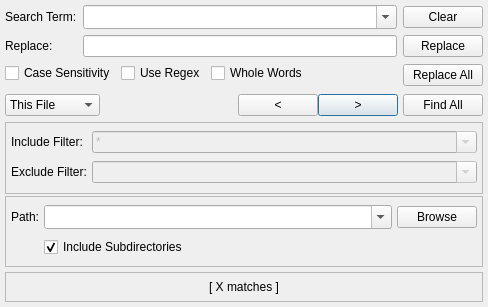
<?xml version="1.0" encoding="UTF-8"?>
<ui version="4.0">
 <class>gams::studio::search::SearchDialog</class>
 <widget class="QDialog" name="gams::studio::search::SearchDialog">
  <property name="geometry">
   <rect>
    <x>0</x>
    <y>0</y>
    <width>488</width>
    <height>307</height>
   </rect>
  </property>
  <property name="sizePolicy">
   <sizepolicy hsizetype="Preferred" vsizetype="Preferred">
    <horstretch>0</horstretch>
    <verstretch>0</verstretch>
   </sizepolicy>
  </property>
  <property name="minimumSize">
   <size>
    <width>0</width>
    <height>0</height>
   </size>
  </property>
  <property name="windowTitle">
   <string>Search &amp; Replace</string>
  </property>
  <property name="autoFillBackground">
   <bool>true</bool>
  </property>
  <property name="sizeGripEnabled">
   <bool>false</bool>
  </property>
  <layout class="QVBoxLayout" name="verticalLayout">
   <property name="spacing">
    <number>5</number>
   </property>
   <property name="leftMargin">
    <number>5</number>
   </property>
   <property name="topMargin">
    <number>5</number>
   </property>
   <property name="rightMargin">
    <number>5</number>
   </property>
   <property name="bottomMargin">
    <number>5</number>
   </property>
   <item>
    <layout class="QGridLayout" name="main">
     <property name="leftMargin">
      <number>0</number>
     </property>
     <property name="topMargin">
      <number>0</number>
     </property>
     <property name="bottomMargin">
      <number>0</number>
     </property>
     <item row="0" column="0" colspan="2">
      <layout class="QGridLayout" name="gLayout_search">
       <property name="topMargin">
        <number>0</number>
       </property>
       <property name="bottomMargin">
        <number>0</number>
       </property>
       <item row="1" column="1">
        <widget class="QLineEdit" name="txt_replace">
         <property name="sizePolicy">
          <sizepolicy hsizetype="MinimumExpanding" vsizetype="Fixed">
           <horstretch>9</horstretch>
           <verstretch>0</verstretch>
          </sizepolicy>
         </property>
         <property name="clearButtonEnabled">
          <bool>true</bool>
         </property>
        </widget>
       </item>
       <item row="2" column="2">
        <widget class="QPushButton" name="btn_ReplaceAll">
         <property name="enabled">
          <bool>true</bool>
         </property>
         <property name="sizePolicy">
          <sizepolicy hsizetype="MinimumExpanding" vsizetype="Fixed">
           <horstretch>0</horstretch>
           <verstretch>0</verstretch>
          </sizepolicy>
         </property>
         <property name="toolTip">
          <string>&lt;html&gt;&lt;head/&gt;&lt;body&gt;&lt;p&gt;Replaces all occurrences of the search term.&lt;/p&gt;&lt;/body&gt;&lt;/html&gt;</string>
         </property>
         <property name="text">
          <string>Replace All</string>
         </property>
         <property name="checkable">
          <bool>false</bool>
         </property>
         <property name="checked">
          <bool>false</bool>
         </property>
         <property name="autoDefault">
          <bool>false</bool>
         </property>
         <property name="default">
          <bool>false</bool>
         </property>
         <property name="flat">
          <bool>false</bool>
         </property>
        </widget>
       </item>
       <item row="0" column="0">
        <widget class="QLabel" name="label">
         <property name="sizePolicy">
          <sizepolicy hsizetype="Preferred" vsizetype="Fixed">
           <horstretch>0</horstretch>
           <verstretch>0</verstretch>
          </sizepolicy>
         </property>
         <property name="text">
          <string>Search Term:</string>
         </property>
        </widget>
       </item>
       <item row="0" column="1">
        <widget class="QComboBox" name="combo_search">
         <property name="sizePolicy">
          <sizepolicy hsizetype="MinimumExpanding" vsizetype="Fixed">
           <horstretch>9</horstretch>
           <verstretch>0</verstretch>
          </sizepolicy>
         </property>
         <property name="editable">
          <bool>true</bool>
         </property>
         <property name="insertPolicy">
          <enum>QComboBox::InsertAtTop</enum>
         </property>
         <property name="sizeAdjustPolicy">
          <enum>QComboBox::AdjustToMinimumContentsLengthWithIcon</enum>
         </property>
        </widget>
       </item>
       <item row="0" column="2">
        <widget class="QPushButton" name="btn_clear">
         <property name="enabled">
          <bool>true</bool>
         </property>
         <property name="sizePolicy">
          <sizepolicy hsizetype="Maximum" vsizetype="Fixed">
           <horstretch>0</horstretch>
           <verstretch>0</verstretch>
          </sizepolicy>
         </property>
         <property name="toolTip">
          <string>&lt;html&gt;&lt;head/&gt;&lt;body&gt;&lt;p&gt;Clears all marked matches.&lt;/p&gt;&lt;/body&gt;&lt;/html&gt;</string>
         </property>
         <property name="text">
          <string>Clear</string>
         </property>
         <property name="checkable">
          <bool>false</bool>
         </property>
         <property name="checked">
          <bool>false</bool>
         </property>
         <property name="autoDefault">
          <bool>false</bool>
         </property>
         <property name="default">
          <bool>false</bool>
         </property>
         <property name="flat">
          <bool>false</bool>
         </property>
        </widget>
       </item>
       <item row="1" column="2">
        <widget class="QPushButton" name="btn_Replace">
         <property name="enabled">
          <bool>true</bool>
         </property>
         <property name="sizePolicy">
          <sizepolicy hsizetype="MinimumExpanding" vsizetype="Fixed">
           <horstretch>0</horstretch>
           <verstretch>0</verstretch>
          </sizepolicy>
         </property>
         <property name="toolTip">
          <string>&lt;html&gt;&lt;head/&gt;&lt;body&gt;&lt;p&gt;Replaces the currently selected match and jumps to the next one in this document.&lt;/p&gt;&lt;/body&gt;&lt;/html&gt;</string>
         </property>
         <property name="text">
          <string>Replace</string>
         </property>
         <property name="autoDefault">
          <bool>false</bool>
         </property>
        </widget>
       </item>
       <item row="2" column="0" colspan="2">
        <layout class="QHBoxLayout" name="hLayout_SearchOptions" stretch="0,0,0,0">
         <property name="spacing">
          <number>5</number>
         </property>
         <property name="sizeConstraint">
          <enum>QLayout::SetMaximumSize</enum>
         </property>
         <property name="leftMargin">
          <number>0</number>
         </property>
         <property name="topMargin">
          <number>0</number>
         </property>
         <property name="rightMargin">
          <number>0</number>
         </property>
         <property name="bottomMargin">
          <number>5</number>
         </property>
         <item>
          <widget class="QCheckBox" name="cb_caseSens">
           <property name="enabled">
            <bool>true</bool>
           </property>
           <property name="sizePolicy">
            <sizepolicy hsizetype="Preferred" vsizetype="Fixed">
             <horstretch>0</horstretch>
             <verstretch>0</verstretch>
            </sizepolicy>
           </property>
           <property name="toolTip">
            <string>&lt;html&gt;&lt;head/&gt;&lt;body&gt;&lt;p&gt;When checked the search respects case sensitivity.&lt;/p&gt;&lt;/body&gt;&lt;/html&gt;</string>
           </property>
           <property name="text">
            <string>Case Sensitivity</string>
           </property>
           <property name="checkable">
            <bool>true</bool>
           </property>
          </widget>
         </item>
         <item>
          <widget class="QCheckBox" name="cb_regex">
           <property name="enabled">
            <bool>true</bool>
           </property>
           <property name="sizePolicy">
            <sizepolicy hsizetype="Preferred" vsizetype="Fixed">
             <horstretch>0</horstretch>
             <verstretch>0</verstretch>
            </sizepolicy>
           </property>
           <property name="toolTip">
            <string>&lt;html&gt;&lt;head/&gt;&lt;body&gt;&lt;p&gt;Activates the usage of regular expressions. Regular expressions are a method of describing a pattern to search for instead of a literal search term. Further information can be found on the internet:&lt;br/&gt;www.regular-expressions.info&lt;/p&gt;&lt;/body&gt;&lt;/html&gt;</string>
           </property>
           <property name="text">
            <string>Use Regex</string>
           </property>
           <property name="checkable">
            <bool>true</bool>
           </property>
          </widget>
         </item>
         <item>
          <widget class="QCheckBox" name="cb_wholeWords">
           <property name="enabled">
            <bool>true</bool>
           </property>
           <property name="sizePolicy">
            <sizepolicy hsizetype="Preferred" vsizetype="Fixed">
             <horstretch>0</horstretch>
             <verstretch>0</verstretch>
            </sizepolicy>
           </property>
           <property name="toolTip">
            <string>&lt;html&gt;&lt;head/&gt;&lt;body&gt;&lt;p&gt;When checked the search ignores partial matches. A word can contain letters and numbers, while all other characters are considered a word boundaries.&lt;/p&gt;&lt;/body&gt;&lt;/html&gt;</string>
           </property>
           <property name="text">
            <string>Whole Words</string>
           </property>
           <property name="checkable">
            <bool>true</bool>
           </property>
          </widget>
         </item>
         <item>
          <spacer name="horizontalSpacer">
           <property name="orientation">
            <enum>Qt::Horizontal</enum>
           </property>
           <property name="sizeHint" stdset="0">
            <size>
             <width>40</width>
             <height>1</height>
            </size>
           </property>
          </spacer>
         </item>
        </layout>
       </item>
       <item row="1" column="0">
        <widget class="QLabel" name="label_2">
         <property name="sizePolicy">
          <sizepolicy hsizetype="Preferred" vsizetype="Fixed">
           <horstretch>0</horstretch>
           <verstretch>0</verstretch>
          </sizepolicy>
         </property>
         <property name="text">
          <string>Replace:</string>
         </property>
        </widget>
       </item>
       <item row="3" column="0" colspan="3">
        <layout class="QHBoxLayout" name="hLayout_SearchActions">
         <property name="spacing">
          <number>0</number>
         </property>
         <property name="sizeConstraint">
          <enum>QLayout::SetMaximumSize</enum>
         </property>
         <property name="topMargin">
          <number>0</number>
         </property>
         <property name="bottomMargin">
          <number>0</number>
         </property>
         <item>
          <widget class="QComboBox" name="combo_scope">
           <property name="sizePolicy">
            <sizepolicy hsizetype="Fixed" vsizetype="Fixed">
             <horstretch>0</horstretch>
             <verstretch>0</verstretch>
            </sizepolicy>
           </property>
           <property name="toolTip">
            <string>&lt;html&gt;&lt;head/&gt;&lt;body&gt;&lt;p&gt;&lt;span style=&quot; font-family:'MS Shell Dlg 2'; font-size:8pt;&quot;&gt;Scope of where to search.&lt;/span&gt;&lt;/p&gt;&lt;p&gt;&lt;span style=&quot; font-family:'MS Shell Dlg 2'; font-size:8pt; font-weight:600;&quot;&gt;This File:&lt;/span&gt;&lt;span style=&quot; font-family:'MS Shell Dlg 2'; font-size:8pt;&quot;&gt; Searches only the file which is currently opened in the editor.&lt;/span&gt;&lt;/p&gt;&lt;p&gt;&lt;span style=&quot; font-family:'MS Shell Dlg 2'; font-size:8pt; font-weight:600;&quot;&gt;This Project:&lt;/span&gt;&lt;span style=&quot; font-family:'MS Shell Dlg 2'; font-size:8pt;&quot;&gt; Searches files related to the project which is currently active.&lt;/span&gt;&lt;/p&gt;&lt;p&gt;&lt;span style=&quot; font-family:'MS Shell Dlg 2'; font-size:8pt; font-weight:600;&quot;&gt;Selection:&lt;/span&gt;&lt;span style=&quot; font-family:'MS Shell Dlg 2'; font-size:8pt;&quot;&gt; Searches the text selected in the current file. Keep in mind that starting a new search moves the search selection to the currently selected text.&lt;/span&gt;&lt;/p&gt;&lt;p&gt;&lt;span style=&quot; font-family:'MS Shell Dlg 2'; font-size:8pt; font-weight:600;&quot;&gt;Open Tabs:&lt;/span&gt;&lt;span style=&quot; font-family:'MS Shell Dlg 2'; font-size:8pt;&quot;&gt; Searches all files that have open editors.&lt;/span&gt;&lt;/p&gt;&lt;p&gt;&lt;span style=&quot; font-family:'MS Shell Dlg 2'; font-size:8pt; font-weight:600;&quot;&gt;All Files:&lt;/span&gt;&lt;span style=&quot; font-family:'MS Shell Dlg 2'; font-size:8pt;&quot;&gt; Searches all files that appear in the project explorer.&lt;/span&gt;&lt;/p&gt;&lt;p&gt;&lt;span style=&quot; font-family:'MS Shell Dlg 2'; font-size:8pt; font-weight:600;&quot;&gt;Folder: &lt;/span&gt;&lt;span style=&quot; font-family:'MS Shell Dlg 2'; font-size:8pt;&quot;&gt;Searches all files in a specified folder.&lt;/span&gt;&lt;/p&gt;&lt;/body&gt;&lt;/html&gt;</string>
           </property>
           <property name="currentIndex">
            <number>1</number>
           </property>
           <item>
            <property name="text">
             <string>Selection</string>
            </property>
           </item>
           <item>
            <property name="text">
             <string>This File</string>
            </property>
           </item>
           <item>
            <property name="text">
             <string>This Project</string>
            </property>
           </item>
           <item>
            <property name="text">
             <string>Open Tabs</string>
            </property>
           </item>
           <item>
            <property name="text">
             <string>All Files</string>
            </property>
           </item>
           <item>
            <property name="text">
             <string>Folder</string>
            </property>
           </item>
          </widget>
         </item>
         <item>
          <spacer name="horizontalSpacer_8">
           <property name="orientation">
            <enum>Qt::Horizontal</enum>
           </property>
           <property name="sizeType">
            <enum>QSizePolicy::MinimumExpanding</enum>
           </property>
           <property name="sizeHint" stdset="0">
            <size>
             <width>20</width>
             <height>1</height>
            </size>
           </property>
          </spacer>
         </item>
         <item>
          <widget class="QPushButton" name="btn_back">
           <property name="sizePolicy">
            <sizepolicy hsizetype="Minimum" vsizetype="Fixed">
             <horstretch>0</horstretch>
             <verstretch>0</verstretch>
            </sizepolicy>
           </property>
           <property name="toolTip">
            <string>&lt;html&gt;&lt;head/&gt;&lt;body&gt;&lt;p&gt;Search backward&lt;/p&gt;&lt;p&gt;Shortcut: &lt;span style=&quot; font-weight:600;&quot;&gt;Shift + F3&lt;/span&gt;&lt;/p&gt;&lt;/body&gt;&lt;/html&gt;</string>
           </property>
           <property name="text">
            <string>&lt;</string>
           </property>
           <property name="autoDefault">
            <bool>false</bool>
           </property>
          </widget>
         </item>
         <item>
          <widget class="QPushButton" name="btn_forward">
           <property name="sizePolicy">
            <sizepolicy hsizetype="Minimum" vsizetype="Fixed">
             <horstretch>0</horstretch>
             <verstretch>0</verstretch>
            </sizepolicy>
           </property>
           <property name="toolTip">
            <string>&lt;html&gt;&lt;head/&gt;&lt;body&gt;&lt;p&gt;Search forward&lt;/p&gt;&lt;p&gt;Shortcut: &lt;span style=&quot; font-weight:600;&quot;&gt;F3&lt;/span&gt;&lt;/p&gt;&lt;/body&gt;&lt;/html&gt;</string>
           </property>
           <property name="text">
            <string>&gt;</string>
           </property>
           <property name="autoDefault">
            <bool>true</bool>
           </property>
           <property name="default">
            <bool>true</bool>
           </property>
          </widget>
         </item>
         <item>
          <spacer name="horizontalSpacer_9">
           <property name="orientation">
            <enum>Qt::Horizontal</enum>
           </property>
           <property name="sizeType">
            <enum>QSizePolicy::Fixed</enum>
           </property>
           <property name="sizeHint" stdset="0">
            <size>
             <width>5</width>
             <height>1</height>
            </size>
           </property>
          </spacer>
         </item>
         <item>
          <widget class="QPushButton" name="btn_FindAll">
           <property name="enabled">
            <bool>true</bool>
           </property>
           <property name="sizePolicy">
            <sizepolicy hsizetype="Maximum" vsizetype="Fixed">
             <horstretch>0</horstretch>
             <verstretch>0</verstretch>
            </sizepolicy>
           </property>
           <property name="toolTip">
            <string>&lt;html&gt;&lt;head/&gt;&lt;body&gt;&lt;p&gt;Start search in defined scope.&lt;/p&gt;&lt;p&gt;Shortcut: &lt;span style=&quot; font-weight:600;&quot;&gt;Shift + Enter&lt;/span&gt; &lt;/p&gt;&lt;/body&gt;&lt;/html&gt;</string>
           </property>
           <property name="text">
            <string>Find All</string>
           </property>
           <property name="autoDefault">
            <bool>false</bool>
           </property>
          </widget>
         </item>
        </layout>
       </item>
      </layout>
     </item>
     <item row="3" column="0" colspan="2">
      <layout class="QVBoxLayout" name="collapsable_content">
       <property name="spacing">
        <number>2</number>
       </property>
       <property name="leftMargin">
        <number>0</number>
       </property>
       <property name="topMargin">
        <number>0</number>
       </property>
       <property name="rightMargin">
        <number>0</number>
       </property>
       <property name="bottomMargin">
        <number>0</number>
       </property>
       <item>
        <widget class="QFrame" name="frame_filters">
         <property name="enabled">
          <bool>true</bool>
         </property>
         <property name="sizePolicy">
          <sizepolicy hsizetype="Preferred" vsizetype="Preferred">
           <horstretch>0</horstretch>
           <verstretch>0</verstretch>
          </sizepolicy>
         </property>
         <property name="frameShape">
          <enum>QFrame::StyledPanel</enum>
         </property>
         <property name="frameShadow">
          <enum>QFrame::Raised</enum>
         </property>
         <layout class="QGridLayout" name="gridLayout_2">
          <property name="leftMargin">
           <number>5</number>
          </property>
          <property name="topMargin">
           <number>5</number>
          </property>
          <property name="rightMargin">
           <number>5</number>
          </property>
          <property name="bottomMargin">
           <number>5</number>
          </property>
          <property name="spacing">
           <number>5</number>
          </property>
          <item row="1" column="1">
           <widget class="QComboBox" name="combo_fileExcludePattern">
            <property name="enabled">
             <bool>false</bool>
            </property>
            <property name="sizePolicy">
             <sizepolicy hsizetype="MinimumExpanding" vsizetype="Fixed">
              <horstretch>0</horstretch>
              <verstretch>0</verstretch>
             </sizepolicy>
            </property>
            <property name="toolTip">
             <string>&lt;html&gt;&lt;head/&gt;&lt;body&gt;&lt;p&gt;Sets an exclude filter for filenames using wildcard syntax.&lt;/p&gt;&lt;p&gt;Examples: &amp;quot;&lt;span style=&quot; font-weight:600;&quot;&gt;trnsport.*&lt;/span&gt;&amp;quot; to exclude all files with that name and any extension, &amp;quot;&lt;span style=&quot; font-weight:600;&quot;&gt;*.lst&lt;/span&gt;&amp;quot; to exclude all lst files.&lt;/p&gt;&lt;p&gt;The filter does support comma-seperated lists of filters (e.g. &amp;quot;&lt;span style=&quot; font-weight:600;&quot;&gt;*.lst, *.opt&lt;/span&gt;&amp;quot;).&lt;/p&gt;&lt;p&gt;Note: GDX files are always excluded.&lt;/p&gt;&lt;/body&gt;&lt;/html&gt;</string>
            </property>
            <property name="editable">
             <bool>true</bool>
            </property>
            <property name="currentText">
             <string/>
            </property>
            <property name="sizeAdjustPolicy">
             <enum>QComboBox::AdjustToContents</enum>
            </property>
           </widget>
          </item>
          <item row="1" column="0">
           <widget class="QLabel" name="label_4">
            <property name="sizePolicy">
             <sizepolicy hsizetype="Fixed" vsizetype="Preferred">
              <horstretch>0</horstretch>
              <verstretch>0</verstretch>
             </sizepolicy>
            </property>
            <property name="toolTip">
             <string>&lt;html&gt;&lt;head/&gt;&lt;body&gt;&lt;p&gt;Sets a filter for filenames using wildcard syntax.&lt;/p&gt;&lt;p&gt;Examples: &amp;quot;&lt;span style=&quot; font-weight:600;&quot;&gt;trnsport&lt;/span&gt;&amp;quot; to search in all files with that name including any extension, &amp;quot;&lt;span style=&quot; font-weight:600;&quot;&gt;*.gms&lt;/span&gt;&amp;quot; to search in all gms files.&lt;/p&gt;&lt;p&gt;The filter does support comma-seperated lists of filters  (e.g. &amp;quot;&lt;span style=&quot; font-weight:600;&quot;&gt;*.gms, *.lst&lt;/span&gt;&amp;quot;).&lt;/p&gt;&lt;p&gt;Note: GDX files are always excluded and cannot be searched.&lt;/p&gt;&lt;/body&gt;&lt;/html&gt;</string>
            </property>
            <property name="text">
             <string>Exclude Filter:</string>
            </property>
           </widget>
          </item>
          <item row="0" column="1">
           <widget class="QComboBox" name="combo_filePattern">
            <property name="enabled">
             <bool>false</bool>
            </property>
            <property name="sizePolicy">
             <sizepolicy hsizetype="MinimumExpanding" vsizetype="Fixed">
              <horstretch>0</horstretch>
              <verstretch>0</verstretch>
             </sizepolicy>
            </property>
            <property name="toolTip">
             <string>&lt;html&gt;&lt;head/&gt;&lt;body&gt;&lt;p&gt;Sets a filter for filenames using wildcard syntax.&lt;/p&gt;&lt;p&gt;Examples: &amp;quot;&lt;span style=&quot; font-weight:600;&quot;&gt;trnsport.*&lt;/span&gt;&amp;quot; to search in all files with that name including any extensions, &amp;quot;&lt;span style=&quot; font-weight:600;&quot;&gt;*.gms&lt;/span&gt;&amp;quot; to search in all gms files.&lt;/p&gt;&lt;p&gt;The filter does support comma-seperated lists of filters (e.g. &amp;quot;&lt;span style=&quot; font-weight:600;&quot;&gt;*.gms, *.lst&lt;/span&gt;&amp;quot;).&lt;/p&gt;&lt;p&gt;Note: GDX files are always excluded and cannot be searched.&lt;/p&gt;&lt;/body&gt;&lt;/html&gt;</string>
            </property>
            <property name="editable">
             <bool>true</bool>
            </property>
            <property name="currentText">
             <string>*</string>
            </property>
            <property name="sizeAdjustPolicy">
             <enum>QComboBox::AdjustToContents</enum>
            </property>
            <item>
             <property name="text">
              <string>*</string>
             </property>
            </item>
            <item>
             <property name="text">
              <string>*.gms</string>
             </property>
            </item>
            <item>
             <property name="text">
              <string>*.gms, *.inc</string>
             </property>
            </item>
            <item>
             <property name="text">
              <string>*.log</string>
             </property>
            </item>
            <item>
             <property name="text">
              <string>*.lst</string>
             </property>
            </item>
           </widget>
          </item>
          <item row="0" column="0">
           <widget class="QLabel" name="label_3">
            <property name="sizePolicy">
             <sizepolicy hsizetype="Fixed" vsizetype="Preferred">
              <horstretch>0</horstretch>
              <verstretch>0</verstretch>
             </sizepolicy>
            </property>
            <property name="toolTip">
             <string>&lt;html&gt;&lt;head/&gt;&lt;body&gt;&lt;p&gt;Sets a filter for filenames using wildcard syntax.&lt;/p&gt;&lt;p&gt;Examples: &amp;quot;&lt;span style=&quot; font-weight:600;&quot;&gt;trnsport&lt;/span&gt;&amp;quot; to search in all files with that name including any extension, &amp;quot;&lt;span style=&quot; font-weight:600;&quot;&gt;*.gms&lt;/span&gt;&amp;quot; to search in all gms files.&lt;/p&gt;&lt;p&gt;The filter does support comma-seperated lists of filters  (e.g. &amp;quot;&lt;span style=&quot; font-weight:600;&quot;&gt;*.gms, *.lst&lt;/span&gt;&amp;quot;).&lt;/p&gt;&lt;p&gt;Note: GDX files are always excluded and cannot be searched.&lt;/p&gt;&lt;/body&gt;&lt;/html&gt;</string>
            </property>
            <property name="text">
             <string>Include Filter:</string>
            </property>
           </widget>
          </item>
         </layout>
        </widget>
       </item>
       <item>
        <widget class="QFrame" name="frame_findinfiles">
         <property name="frameShape">
          <enum>QFrame::StyledPanel</enum>
         </property>
         <property name="frameShadow">
          <enum>QFrame::Raised</enum>
         </property>
         <layout class="QGridLayout" name="gridLayout_4">
          <property name="leftMargin">
           <number>5</number>
          </property>
          <property name="topMargin">
           <number>5</number>
          </property>
          <property name="rightMargin">
           <number>5</number>
          </property>
          <property name="bottomMargin">
           <number>5</number>
          </property>
          <property name="spacing">
           <number>5</number>
          </property>
          <item row="1" column="1">
           <widget class="QCheckBox" name="cb_subdirs">
            <property name="toolTip">
             <string>&lt;html&gt;&lt;head/&gt;&lt;body&gt;&lt;p&gt;If checked the search includes subfolders in the selected directory. Otherwise only files that are located in the chosen directory are searched.  &lt;/p&gt;&lt;p&gt;Hidden folders are &lt;span style=&quot; font-weight:700;&quot;&gt;always&lt;/span&gt; excluded.&lt;/p&gt;&lt;/body&gt;&lt;/html&gt;</string>
            </property>
            <property name="text">
             <string>Include Subdirectories</string>
            </property>
            <property name="checked">
             <bool>true</bool>
            </property>
           </widget>
          </item>
          <item row="0" column="2">
           <widget class="QPushButton" name="btn_browse">
            <property name="text">
             <string>Browse</string>
            </property>
           </widget>
          </item>
          <item row="0" column="1">
           <widget class="QComboBox" name="combo_path">
            <property name="sizePolicy">
             <sizepolicy hsizetype="MinimumExpanding" vsizetype="Maximum">
              <horstretch>9</horstretch>
              <verstretch>0</verstretch>
             </sizepolicy>
            </property>
            <property name="editable">
             <bool>true</bool>
            </property>
            <property name="insertPolicy">
             <enum>QComboBox::InsertAtTop</enum>
            </property>
            <property name="sizeAdjustPolicy">
             <enum>QComboBox::AdjustToMinimumContentsLengthWithIcon</enum>
            </property>
           </widget>
          </item>
          <item row="0" column="0">
           <widget class="QLabel" name="label_5">
            <property name="sizePolicy">
             <sizepolicy hsizetype="MinimumExpanding" vsizetype="Maximum">
              <horstretch>0</horstretch>
              <verstretch>0</verstretch>
             </sizepolicy>
            </property>
            <property name="text">
             <string>Path:</string>
            </property>
           </widget>
          </item>
         </layout>
        </widget>
       </item>
      </layout>
     </item>
    </layout>
   </item>
   <item>
    <widget class="QLabel" name="lbl_nrResults">
     <property name="sizePolicy">
      <sizepolicy hsizetype="Preferred" vsizetype="Maximum">
       <horstretch>0</horstretch>
       <verstretch>0</verstretch>
      </sizepolicy>
     </property>
     <property name="minimumSize">
      <size>
       <width>160</width>
       <height>30</height>
      </size>
     </property>
     <property name="frameShape">
      <enum>QFrame::StyledPanel</enum>
     </property>
     <property name="frameShadow">
      <enum>QFrame::Raised</enum>
     </property>
     <property name="text">
      <string>[ X matches ]</string>
     </property>
     <property name="textFormat">
      <enum>Qt::PlainText</enum>
     </property>
     <property name="alignment">
      <set>Qt::AlignCenter</set>
     </property>
     <property name="wordWrap">
      <bool>true</bool>
     </property>
     <property name="margin">
      <number>2</number>
     </property>
     <property name="textInteractionFlags">
      <set>Qt::NoTextInteraction</set>
     </property>
    </widget>
   </item>
  </layout>
 </widget>
 <layoutdefault spacing="6" margin="9"/>
 <tabstops>
  <tabstop>combo_search</tabstop>
  <tabstop>txt_replace</tabstop>
  <tabstop>combo_filePattern</tabstop>
  <tabstop>combo_fileExcludePattern</tabstop>
  <tabstop>combo_path</tabstop>
  <tabstop>btn_browse</tabstop>
  <tabstop>cb_subdirs</tabstop>
  <tabstop>cb_caseSens</tabstop>
  <tabstop>cb_regex</tabstop>
  <tabstop>cb_wholeWords</tabstop>
  <tabstop>combo_scope</tabstop>
  <tabstop>btn_back</tabstop>
  <tabstop>btn_forward</tabstop>
  <tabstop>btn_clear</tabstop>
  <tabstop>btn_Replace</tabstop>
  <tabstop>btn_ReplaceAll</tabstop>
  <tabstop>btn_FindAll</tabstop>
 </tabstops>
 <resources/>
 <connections/>
</ui>
